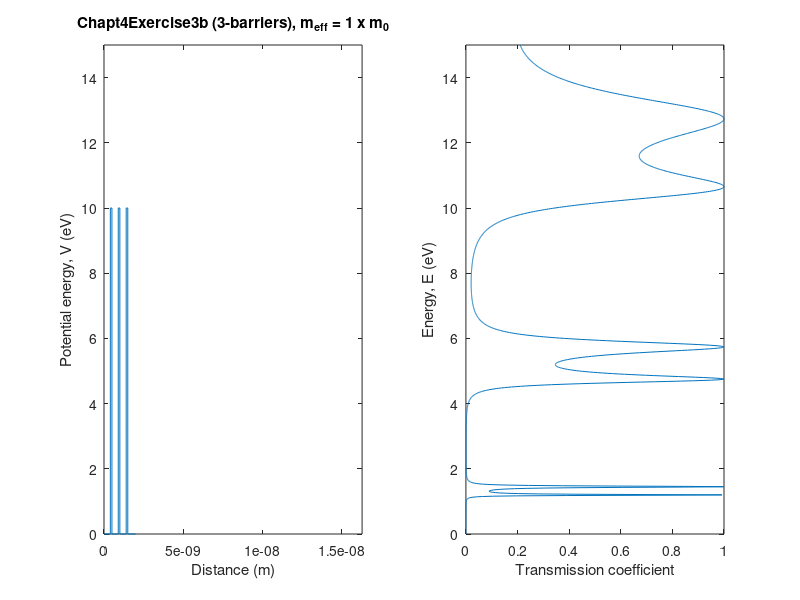
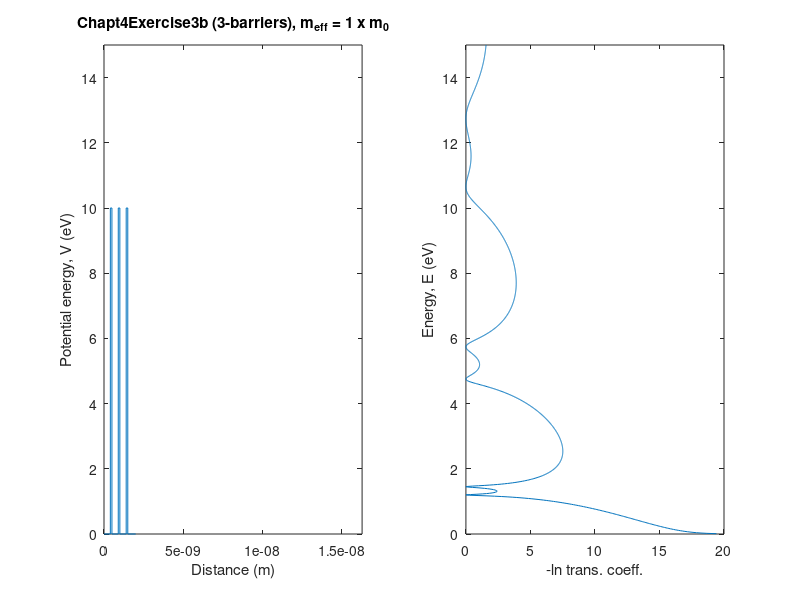

MATLAB code for these plots, in order:
%Chapt4Exercise3b.m%resonant tunneling through 3 barriersclearclf;nbarrier=3;						%number of potential barriersbx=0.1e-9;						%barrier width (m)wx=0.4e-9;						%well width (m)V0=10;							%barrier energy (eV)N=(2*nbarrier)+1;				%number of samples of potentialfor j=1:2:(2*nbarrier)		%set up distance and potential array   dL(j)=wx;   V(j)=0;   dL(j+1)=bx; V(j+1)=V0;end   dL(N)=wx;   V(N)=0;   Emin=pi*1e-5;					%add (pi*1.0e-5) to energy to avoid divide by zeroEmax=15;							%maximum particle energy (eV)npoints=1500;					%number of points in energy plotdE=Emax/npoints;				%energy increment (eV)hbar=1.05457159e-34;			%Planck's constant (J s)eye=complex(0.,1.);			%square root of -1m0=9.109382e-31;				%bare electron mass (kg)meff=1.0;						%effective electron mass / m0m=meff*m0;						%effective electron mass (kg)echarge=1.6021764e-19;		%electron charge (C)   for j=1:npoints      E(j)=dE*j+Emin;      bigP=[1,0;0,1];													%default value of matrix bigP      	for i=1:N         k(i)=sqrt(2*echarge*m*(E(j)-V(i)))/hbar;				%wave vector at energy E      	end      for n=1:(N-1)														%multiply out propagation matrix         p(1,1)=0.5*(1+k(n+1)/k(n))*exp(-eye*k(n)*dL(n));         p(1,2)=0.5*(1-k(n+1)/k(n))*exp(-eye*k(n)*dL(n));         p(2,1)=0.5*(1-k(n+1)/k(n))*exp(eye*k(n)*dL(n));         p(2,2)=0.5*(1+k(n+1)/k(n))*exp(eye*k(n)*dL(n));         bigP=bigP*p;      end      Trans(j)=(abs(1/bigP(1,1)))^2;								%transmission coefficient   end   figure(1);																	%plot potential and transmission coefficientVp=[V;V];Vp=Vp(:);xcell=bx+wx;deltax=xcell/1000;x0=[wx-deltax,wx,xcell-deltax,xcell];x=x0;for j=1:(N-3)/2,x=[x,x0+j*xcell];end;x=[0,x,(nbarrier+1)*xcell];subplot(1,2,1),plot(x,Vp),axis([0,(nbarrier+1)*xcell,0,Emax]),xlabel('Distance (m)'),ylabel('Potential energy, V (eV)');ttl=['Chapt4Exercise3b (',num2str(nbarrier),'-barriers), m_{eff} = ',num2str(meff),' x m_0'];title(ttl);subplot(1,2,2),plot(Trans,E),axis([0,1,0,Emax]),xlabel('Transmission coefficient'),ylabel('Energy, E (eV)');  figure(2);subplot(1,2,1),plot(x,Vp);axis([0,(nbarrier+1)*xcell,0,Emax]),xlabel('Distance (m)');ylabel('Potential energy, V (eV)');title(ttl);subplot(1,2,2);plot(-log(Trans),E);axis([0,20,0,Emax]);xlabel('-ln trans. coeff.');ylabel('Energy, E (eV)');